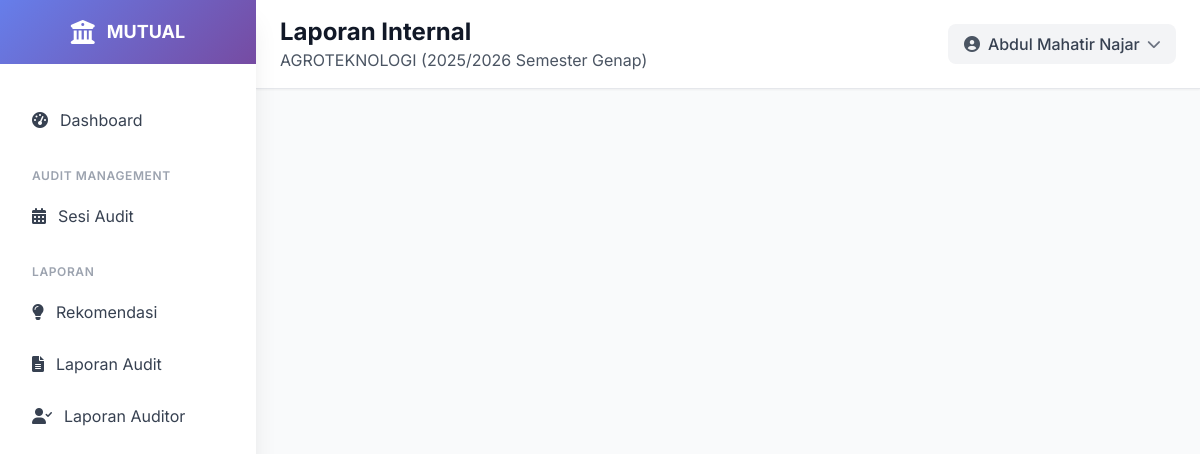
The app's page /laporan/internal/5/ (signed in) with its own data.
### ami/models.py (models this page shows, shortened)
class AuditSession(models.Model):
    program_studi = models.ForeignKey(ProgramStudi, on_delete=models.CASCADE, related_name='audit_sessions')
    tahun_akademik = models.CharField(max_length=9)  # Contoh: "2023/2024"
    semester = models.CharField(max_length=2, choices=[
        ('G', 'Ganjil'),
        ('P', 'Genap'),
    ])
    tanggal_mulai_penilaian_mandiri = models.DateField(blank=True, null=True)
    tanggal_selesai_penilaian_mandiri = models.DateField(blank=True, null=True)
    tanggal_mulai_penilaian_auditor = models.DateField(blank=True, null=True)
    tanggal_selesai_penilaian_auditor = models.DateField(blank=True, null=True)
    status = models.CharField(max_length=20, choices=[
        ('DRAFT', 'Draft'),
        ('PENILAIAN_MANDIRI', 'Penilaian Mandiri'),  # Diperbaiki typo
        ('PENILAIAN_AUDITOR', 'Penilaian Auditor'),  # Diperbaiki typo
        ('SELESAI', 'SELESAI'),
    ], default='DRAFT')
    auditor_ketua = models.ForeignKey(Auditor, on_delete=models.SET_NULL, null=True, blank=True, related_name='ketua_audit_sessions')
    auditor_anggota = models.ManyToManyField(Auditor, related_name='anggota_audit_sessions', blank=True)
    class Meta:
        verbose_name = "Sesi Audit"
        verbose_name_plural = "Sesi Audit"
        unique_together = ['program_studi', 'tahun_akademik', 'semester']
        ordering = ['-tanggal_mulai_penilaian_mandiri']

class ProgramStudi(models.Model):
    lembaga_akreditasi = models.ForeignKey(LembagaAkreditasi, on_delete=models.PROTECT, related_name='program_studi')
    kode = models.CharField(max_length=10, unique=True)
    nama = models.CharField(max_length=255)
    fakultas = models.CharField(max_length=200, choices=[
        ('FKIP', 'FKIP'),
        ('FISIP', 'FISIP'),
        ('FEB', 'FEB'),
        ('FAKUM', 'FAKUM'),
        ('FAPERTA', 'FAPERTA'),
        ('FATEK', 'FATEK'),
        ('FMIPA', 'FMIPA'),
        ('FAHUT', 'FAHUT'),
        ('FK', 'FK'),
        ('FAPETKAN', 'FAPETKAN'),
        ('FKM', 'FKM'),
        ('Pascasarjana', 'Pascasarjana'),
    ])
    jenjang = models.CharField(max_length=50, choices=[
        ('D3', 'Diploma 3'),
        ('D4', 'Diploma 4'),
        ('S1', 'Sarjana'),
        ('S2', 'Magister'),
        ('S3', 'Doktor'),
    ])
    akreditasi = models.CharField(max_length=50, blank=True, null=True, choices=[
        ('unggul', 'UNGGUL'),
        ('baik_sekali', 'BAIK SEKALI'),
        ('baik', 'BAIK'),
        ('A', 'A'),
        ('B', 'B'),
        ('C', 'C'),
        ('belum', 'Belum Terakreditasi')
    ] )
    tanggal_akreditasi = models.DateField(blank=True, null=True)
    class Meta:
        verbose_name = "Program Studi"
        verbose_name_plural = "Program Studi"
        ordering = ['kode']

### ami/views.py (the view)
# urls.py: path('laporan/internal/<int:session_id>/', views.laporan_internal, name='laporan_internal'),
@login_required
def laporan_internal(request, session_id: int):
    session = get_object_or_404(
        AuditSession.objects.select_related('program_studi', 'auditor_ketua')
                            .prefetch_related('auditor_anggota'),
        pk=session_id
    )
    if not (request.user.is_superuser or request.user.is_staff):
        auditor_profile = getattr(request.user, 'auditor', None)
        if not auditor_profile:
            return HttpResponseForbidden("Halaman ini tidak dapat diakses.")
        is_ketua = (session.auditor_ketua_id == auditor_profile.id)
        is_anggota = session.auditor_anggota.filter(pk=auditor_profile.id).exists()
        if not (is_ketua or is_anggota):
            return HttpResponseForbidden("Anda tidak memiliki akses untuk melihat laporan ini.")
    audits = (
        Audit.objects
        .select_related(
            'auditor',
            'penilaian_diri',
            'penilaian_diri__elemen',
            'penilaian_diri__elemen__kriteria',
        )
        .filter(penilaian_diri__audit_session=session)
        .order_by('penilaian_diri__elemen__kriteria__nama',
                  'penilaian_diri__elemen__kode')
    )
    koordinator_prodi = (
        KoordinatorProgramStudi.objects
        .select_related('program_studi')
        .filter(program_studi=session.program_studi)
        .order_by('-id')  # atau '-created_at' jika ada timestamp
        .first())
    ctx = {
        "audit_session": session,
        "audits": audits,
        "koordinator_prodi": koordinator_prodi,
    }
    return render(request, "ami/laporan_internal.html", ctx)

### templates/ami/laporan_internal.html (shortened to what this page needs)
{% extends 'base.html' %}
{% load static custom_filters %}
{% block page_title %}Laporan Internal{% endblock %}
{% block page_subtitle %}{{ audit_session.program_studi.nama }} ({{ audit_session.tahun_akademik }} Semester {{ audit_session.get_semester_display }}){% endblock %}
{% block content %}
</div>
{% endblock %}

### templates/base.html (shortened to what this page needs)
<!DOCTYPE html>
<html lang="id">
<head>
    <script src="https://cdn.tailwindcss.com"></script>
    <link href="https://cdnjs.cloudflare.com/ajax/libs/font-awesome/6.0.0/css/all.min.css" rel="stylesheet">
    <link href="https://cdn.jsdelivr.net/npm/select2@4.1.0-rc.0/dist/css/select2.min.css" rel="stylesheet" />
    <link href="https://cdn.jsdelivr.net/npm/select2-bootstrap-5-theme@1.3.0/dist/select2-bootstrap-5-theme.min.css" rel="stylesheet" />
</head>
<body class="bg-gray-50">
    <div class="fixed inset-y-0 left-0 z-50 w-64 bg-white shadow-xl transform transition-transform duration-300 ease-in-out lg:translate-x-0 -translate-x-full flex flex-col" id="sidebar">
        <div class="flex items-center justify-center h-16 gradient-bg flex-shrink-0">
            <div class="flex items-center space-x-3">
                <i class="fas fa-university text-white text-2xl"></i>
                <span class="text-white font-bold text-lg">MUTUAL</span>
            </div>
        </div>
        <nav class="flex-1 overflow-y-auto mt-8 px-4 pb-4">
            <div class="space-y-2">
                <a href="{% url 'ami:dashboard' %}" class="sidebar-item flex items-center px-4 py-3 text-gray-700 rounded-lg transition-all duration-200 {% if request.resolver_match.url_name == 'dashboard' %}bg-blue-50 text-blue-600{% else %}hover:bg-gray-50{% endif %}">
                    <i class="fas fa-tachometer-alt mr-3"></i>
                    <span>Dashboard</span>
                </a>
                <div class="pt-4">
                    <p class="px-4 text-xs font-semibold text-gray-400 uppercase tracking-wider">Audit Management</p>
                    <div class="mt-2 space-y-1">
                        <a href="{% url 'ami:audit_session_list' %}" class="sidebar-item flex items-center px-4 py-3 text-gray-700 rounded-lg transition-all duration-200 {% if request.resolver_match.url_name == 'audit_session_list' %}bg-blue-50 text-blue-600{% else %}hover:bg-gray-50{% endif %}">
                            <i class="fas fa-calendar-alt mr-3"></i>
                            <span>Sesi Audit</span>
                        </a>
                    </div>
                </div>
                <div class="pt-4">
                    <p class="px-4 text-xs font-semibold text-gray-400 uppercase tracking-wider">Laporan</p>
                    <div class="mt-2 space-y-1">
                        <a href="#" class="sidebar-item flex items-center px-4 py-3 text-gray-700 rounded-lg transition-all duration-200 hover:bg-gray-50">
                            <i class="fas fa-lightbulb mr-3"></i>
                            <span>Rekomendasi</span>
                        </a>
                        <a href="{% url 'ami:laporan_index_audit' %}"
                            class="sidebar-item flex items-center px-4 py-3 text-gray-700 rounded-lg transition-all duration-200 {% if request.resolver_match.url_name == 'laporan_index_audit' %}bg-blue-50 text-blue-600{% else %}hover:bg-gray-50{% endif %}">
                             <i class="fas fa-file-alt mr-3"></i>
                            <span>Laporan Audit</span>
                        </a>
                        <a href="{% url 'ami:laporan_index_auditor' %}"
                            class="sidebar-item flex items-center px-4 py-3 text-gray-700 rounded-lg transition-all duration-200 {% if request.resolver_match.url_name == 'laporan_index_auditor' %}bg-blue-50 text-blue-600{% else %}hover:bg-gray-50{% endif %}">
                            <i class="fas fa-user-check mr-3"></i>
                             <span>Laporan Auditor</span>
                        </a>
                    </div>
                </div>
            </div>
        </nav>
    </div>
    <div class="lg:ml-64 flex flex-col min-h-screen">
        <header class="bg-white shadow-sm border-b border-gray-200">
            <div class="flex items-center justify-between px-4 lg:px-6 py-4">
                <div class="lg:block hidden">
                    <h1 class="text-xl lg:text-2xl font-bold text-gray-900">{% block page_title %}{% endblock %}</h1>
                    <p class="text-gray-600">{% block page_subtitle %}{% endblock %}</p>
                </div>
                <div class="flex items-center space-x-4">
                    <div class="relative">
                        <button id="profileButton" class="flex items-center space-x-2 bg-gray-100 hover:bg-gray-200 px-4 py-2 rounded-lg transition-colors">
                            <i class="fas fa-user-circle text-gray-600"></i>
                            <span class="text-gray-700 font-medium">{{ user.get_full_name|default:user.username }}</span>
                            <i class="fas fa-chevron-down text-gray-500 text-sm transition-transform" id="chevronIcon"></i>
                        </button>
                    </div>
                </div>
            </div>
        </header>
        {% block content %}{% endblock %}
</body>
</html>

### templates/base.html (style rules this page uses)
body { font-family: 'Inter', sans-serif; }
.gradient-bg { background: linear-gradient(135deg, #667eea 0%, #764ba2 100%); }

### records on screen
AuditSession: program_studi.nama "AGROTEKNOLOGI", tahun_akademik "2025/2026", semester "Genap"

### other values on screen
{{ user.get_full_name|default:user.username }} "Abdul Mahatir Najar"
